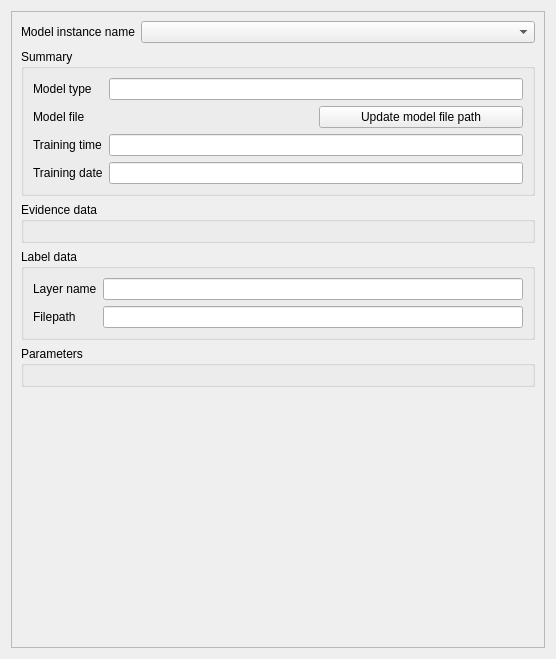
<?xml version="1.0" encoding="UTF-8"?>
<ui version="4.0">
 <class>Form</class>
 <widget class="QWidget" name="Form">
  <property name="geometry">
   <rect>
    <x>0</x>
    <y>0</y>
    <width>556</width>
    <height>659</height>
   </rect>
  </property>
  <property name="sizePolicy">
   <sizepolicy hsizetype="Preferred" vsizetype="Preferred">
    <horstretch>0</horstretch>
    <verstretch>0</verstretch>
   </sizepolicy>
  </property>
  <property name="minimumSize">
   <size>
    <width>0</width>
    <height>0</height>
   </size>
  </property>
  <property name="maximumSize">
   <size>
    <width>16777215</width>
    <height>16777215</height>
   </size>
  </property>
  <property name="windowTitle">
   <string>Form</string>
  </property>
  <layout class="QVBoxLayout" name="verticalLayout_3">
   <item>
    <widget class="QScrollArea" name="scrollArea">
     <property name="widgetResizable">
      <bool>true</bool>
     </property>
     <widget class="QWidget" name="scrollAreaWidgetContents">
      <property name="geometry">
       <rect>
        <x>0</x>
        <y>0</y>
        <width>536</width>
        <height>639</height>
       </rect>
      </property>
      <layout class="QVBoxLayout" name="verticalLayout">
       <item>
        <layout class="QHBoxLayout" name="horizontalLayout">
         <item>
          <widget class="QLabel" name="model_selection_label">
           <property name="text">
            <string>Model instance name</string>
           </property>
          </widget>
         </item>
         <item>
          <widget class="QComboBox" name="model_selection">
           <property name="sizePolicy">
            <sizepolicy hsizetype="Expanding" vsizetype="Fixed">
             <horstretch>0</horstretch>
             <verstretch>0</verstretch>
            </sizepolicy>
           </property>
          </widget>
         </item>
        </layout>
       </item>
       <item>
        <widget class="QGroupBox" name="summary_box">
         <property name="sizePolicy">
          <sizepolicy hsizetype="Preferred" vsizetype="Maximum">
           <horstretch>0</horstretch>
           <verstretch>0</verstretch>
          </sizepolicy>
         </property>
         <property name="title">
          <string>Summary</string>
         </property>
         <layout class="QFormLayout" name="formLayout">
          <item row="0" column="0">
           <widget class="QLabel" name="model_type_label">
            <property name="text">
             <string>Model type</string>
            </property>
           </widget>
          </item>
          <item row="0" column="1">
           <widget class="QLineEdit" name="model_type">
            <property name="text">
             <string/>
            </property>
            <property name="readOnly">
             <bool>true</bool>
            </property>
           </widget>
          </item>
          <item row="1" column="0">
           <widget class="QLabel" name="model_file_label">
            <property name="text">
             <string>Model file</string>
            </property>
           </widget>
          </item>
          <item row="1" column="1">
           <layout class="QHBoxLayout" name="horizontalLayout_3">
            <item>
             <widget class="QgsFileWidget" name="model_file">
              <property name="filter">
               <string/>
              </property>
              <property name="storageMode">
               <enum>QgsFileWidget::GetFile</enum>
              </property>
             </widget>
            </item>
            <item>
             <widget class="QPushButton" name="update_model_file_btn">
              <property name="text">
               <string>Update model file path</string>
              </property>
             </widget>
            </item>
           </layout>
          </item>
          <item row="2" column="0">
           <widget class="QLabel" name="training_time_label">
            <property name="text">
             <string>Training time</string>
            </property>
           </widget>
          </item>
          <item row="2" column="1">
           <widget class="QLineEdit" name="model_training_time"/>
          </item>
          <item row="3" column="0">
           <widget class="QLabel" name="label_2">
            <property name="text">
             <string>Training date</string>
            </property>
           </widget>
          </item>
          <item row="3" column="1">
           <widget class="QLineEdit" name="model_training_date">
            <property name="readOnly">
             <bool>true</bool>
            </property>
           </widget>
          </item>
         </layout>
        </widget>
       </item>
       <item>
        <widget class="QGroupBox" name="evidence_data_box">
         <property name="sizePolicy">
          <sizepolicy hsizetype="Preferred" vsizetype="Maximum">
           <horstretch>0</horstretch>
           <verstretch>0</verstretch>
          </sizepolicy>
         </property>
         <property name="title">
          <string>Evidence data</string>
         </property>
         <layout class="QVBoxLayout" name="verticalLayout_14">
          <item>
           <layout class="QVBoxLayout" name="evidence_data_layout"/>
          </item>
         </layout>
        </widget>
       </item>
       <item>
        <widget class="QGroupBox" name="label_data_box">
         <property name="title">
          <string>Label data</string>
         </property>
         <layout class="QFormLayout" name="formLayout_2">
          <item row="0" column="0">
           <widget class="QLabel" name="label">
            <property name="text">
             <string>Layer name</string>
            </property>
           </widget>
          </item>
          <item row="1" column="0">
           <widget class="QLabel" name="label_data">
            <property name="text">
             <string>Filepath</string>
            </property>
            <property name="wordWrap">
             <bool>true</bool>
            </property>
           </widget>
          </item>
          <item row="0" column="1">
           <widget class="QLineEdit" name="label_layer_name">
            <property name="readOnly">
             <bool>true</bool>
            </property>
           </widget>
          </item>
          <item row="1" column="1">
           <widget class="QLineEdit" name="label_filepath">
            <property name="text">
             <string/>
            </property>
            <property name="readOnly">
             <bool>true</bool>
            </property>
           </widget>
          </item>
         </layout>
        </widget>
       </item>
       <item>
        <widget class="QGroupBox" name="parameters_box">
         <property name="title">
          <string>Parameters</string>
         </property>
         <layout class="QVBoxLayout" name="verticalLayout_2">
          <item>
           <layout class="QFormLayout" name="parameters_layout"/>
          </item>
         </layout>
        </widget>
       </item>
       <item>
        <widget class="QDialogButtonBox" name="button_box">
         <property name="standardButtons">
          <set>QDialogButtonBox::NoButton</set>
         </property>
        </widget>
       </item>
       <item>
        <spacer name="verticalSpacer">
         <property name="orientation">
          <enum>Qt::Vertical</enum>
         </property>
         <property name="sizeHint" stdset="0">
          <size>
           <width>20</width>
           <height>5</height>
          </size>
         </property>
        </spacer>
       </item>
      </layout>
     </widget>
    </widget>
   </item>
  </layout>
 </widget>
 <customwidgets>
  <customwidget>
   <class>QgsFileWidget</class>
   <extends>QWidget</extends>
   <header>qgsfilewidget.h</header>
   <container>1</container>
  </customwidget>
 </customwidgets>
 <resources/>
 <connections/>
</ui>
